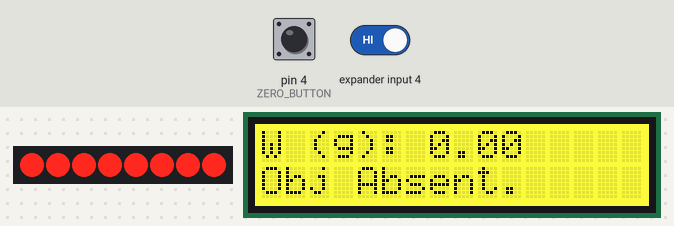
Recording of a sketch running on a simulated Arduino Uno, built with avr-gcc and run on an emulated ATmega328P. Parts: 8 port-expander outputs drawn as a row of LEDs (first output left, lit = HIGH), 16×2 character LCD. Wiring (inferred from the names in the program): PCF8574 port expander at I2C address 0x26. Wiring (inferred from the signals the program sends): row of LEDs: on Q0, Q1, Q2, Q3, Q4, Q5, Q6, Q7. Inputs (shaded band) come from the test bench; at power-on: pin 4 (ZERO_BUTTON) LOW, expander input 4 HIGH. What the sketch prints to the serial monitor is not drawn.

Above: at 1.2 s.
1.3 s: pin 4 (ZERO_BUTTON) pulled HIGH for 0.15 s
At 1.57 s:
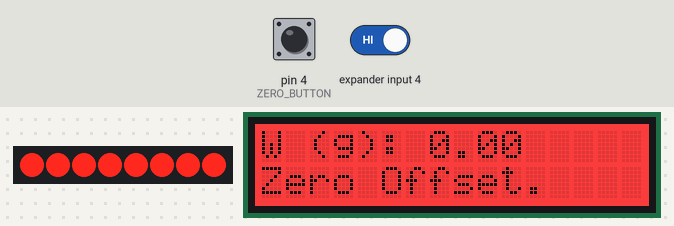
3.1 s: pin 4 (ZERO_BUTTON) pulled HIGH for 3.2 s
7.9 s: pin 4 (ZERO_BUTTON) driven HIGH and expander input 4 driven LOW
10.9 s: pin 4 (ZERO_BUTTON) driven LOW
At 12.4 s:
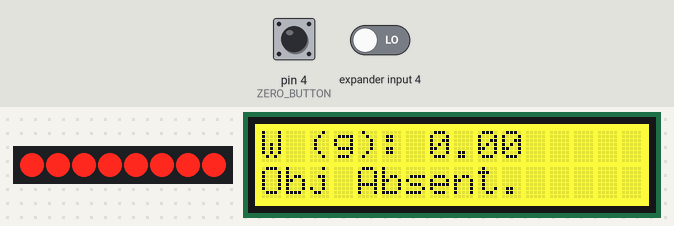
Timing chart, 0 to 13.5 s (numbered marks = the images above; inputs shaded):
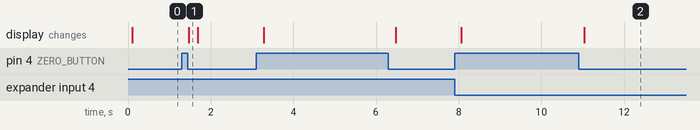

Measured:
- after the input at 1.3 s, the display: changes after 0.16 s (image 1)
- after the input at 10.9 s, the display: changes after 0.13 s (image 2)

The sketch:

strainGaugeSensor.ino
```cpp
#define ZERO_BUTTON 4                           // Grove - Button connects to Arduino Digital D4 Port
#define VALID_OBJECT_WEIGHT    200              // Valid object weight = 200g

#include <Wire.h>
#include "rgb_lcd.h"
#include "UNIT_SCALES.h"

rgb_lcd lcd;                                    // Instantiate LCD
UNIT_SCALES scales;                             // Instantiate strain-gauge sensor
float weight = 0;
bool zero_button = false;

void setup()
{
    Wire.begin();                               // Initialize I2C port
    Serial.begin(115200);                       // Initialize Serial Port for debugging
    pinMode(ZERO_BUTTON, INPUT);                // Set ZERO_BUTTON (D4) as digital input
    lcd.begin(16, 2);                           // Initialize LCD
    lcd.setRGB(255, 255, 0);                    // Yellow LCD Back Light

    while (!scales.begin(&Wire))                // Initialize strain-gauge sensor
    {
        Serial.println("scales connect error");
        delay(1000);
    }
    scales.setLEDColor(0xFFFF00);               // Set strain-gauge sensor built-in RGB LED colour to Yellow (0xRRGGBB)
//  scales.setEmaFilter(32);                    // Set moving average filter size
}

void loop()
{
    weight = scales.getWeight();                                    // Read weight value from strain-gauge sensor
    zero_button = digitalRead(ZERO_BUTTON);                         // Read ZERO_BUTTON (D4)

    Serial.print("Weight (g): ");                                   // Print measured weight to serial port
    Serial.println(weight);                                         //
    lcd.clear();                                                    // Clear LCD
    lcd.setCursor(0, 0); lcd.print("W (g): "); lcd.print(weight);   // Print weight value to LCD

    if(zero_button == true)                                         // Check if ZERO BUTTON is pressed
    {
        scales.setOffset();                                         // If pressed, perform zero-offset to strain-gauge sensor
        lcd.setRGB(255, 0, 0);                                      // Red LCD Back Light
        lcd.setCursor(0, 1); lcd.print("Zero Offset.");
        scales.setLEDColor(0xFF0000);                               // Set strain-gauge sensor built-in RGB LED colour to Red (0xRRGGBB)
    }
    else
    {
        if(weight >= VALID_OBJECT_WEIGHT)
        {
            lcd.setRGB(0, 255, 0);                                  // Green LCD Back Light
            lcd.setCursor(0, 1); lcd.print("Obj Detected!");        //
            scales.setLEDColor(0x00FF00);                           // Set strain-gauge sensor built-in RGB LED colour to Green (0xRRGGBB)
        }
        else
        {
            lcd.setRGB(255, 255, 0);                                // Yellow LCD Back Light
            lcd.setCursor(0, 1); lcd.print("Obj Absent.");          //
            scales.setLEDColor(0xFFFF00);                           // Set strain-gauge sensor built-in RGB LED colour to Yellow (0xRRGGBB)
        }
    }
    delay(200);
}
```
